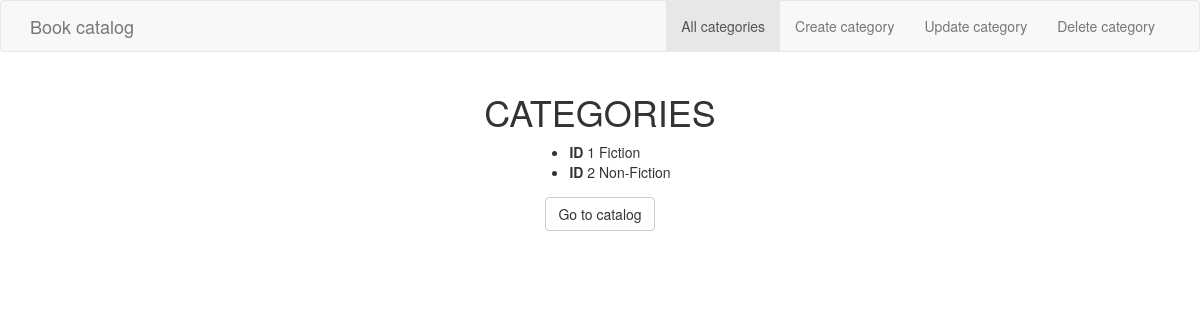
Before: /views/manageCategories.php with the older database file.
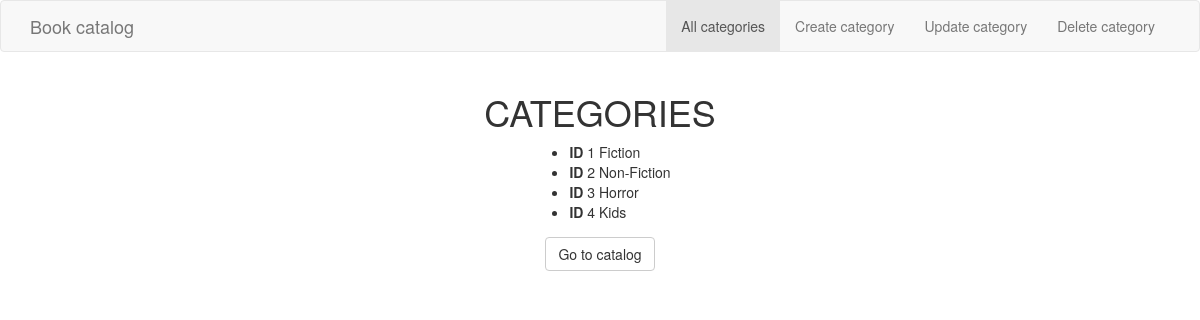
After: the same page with the newer database file.
### tables this page shows
CREATE TABLE `categories` (
  `id_category` int(11) NOT NULL,
  `name_category` text NOT NULL
);

### views/manageCategories.php (the view, shortened to what this page needs)
<?php
	require_once('../connect.php');
?>
<!DOCTYPE html>
<html>
<head>
  <link rel="stylesheet" href="https://maxcdn.bootstrapcdn.com/bootstrap/3.3.6/css/bootstrap.min.css">
  <link rel="stylesheet" type="text/css" href="../styles.css">
</head>
<body>
<nav class="navbar navbar-default">
      <div class="container">
        <div class="navbar-header">
          <a class="navbar-brand" href="../index.php">Book catalog</a>
        </div>
        <div id="navbar" class="collapse navbar-collapse">
          <ul class="nav navbar-nav navbar-right">
            <li class="active"><a href="#">All categories</a></li>
            <li><a href="./createCategory.php">Create category</a></li>
            <li><a href="./updateCategory.php">Update category</a></li>
            <li><a href="./deleteCategory.php">Delete category</a></li>
          </ul>
        </div>
      </div>
    </nav>
<div id="container">
	<div id="categories">
		<h1>categories</h1>
		<ul>
			<?php
              $categories = "SELECT * FROM categories ORDER BY id_category";
              $query = mysqli_query($connection, $categories);
              if($connection->connect_errno!=0) {
                echo "Error:".$connection->connect_errno;
              } else {
                while($row = mysqli_fetch_assoc($query)) {
                  echo "<li><b>ID </b>".$row['id_category']." ".$row['name_category']."</li>";
                }
              }
            ?>
		</ul>
	</div>
</div>
  <div id="container">
    <a class="btn btn-default backbutton" href="../index.php" role="button">Go to catalog</a>
  </div>
</body>
</html>

Changed rows visible on the page:
added categories: id_category "3", name_category "Horror"
added categories: id_category "4", name_category "Kids"
